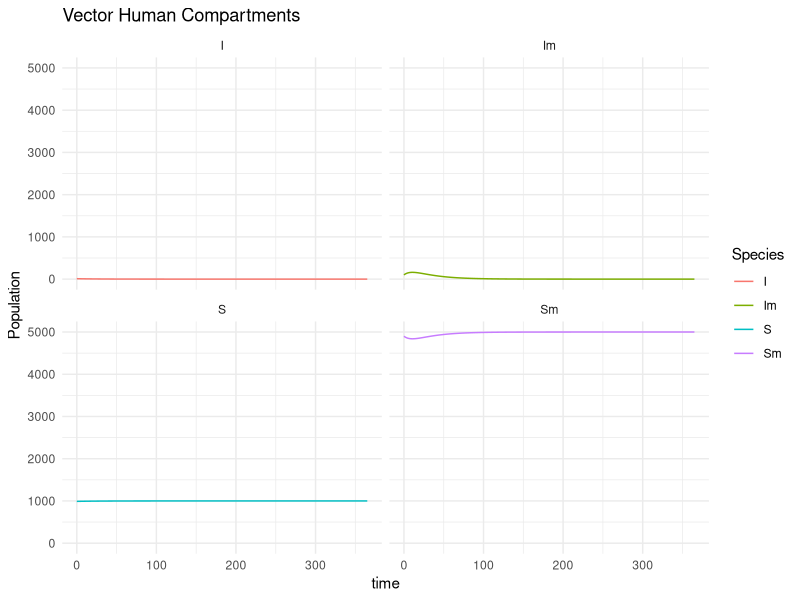
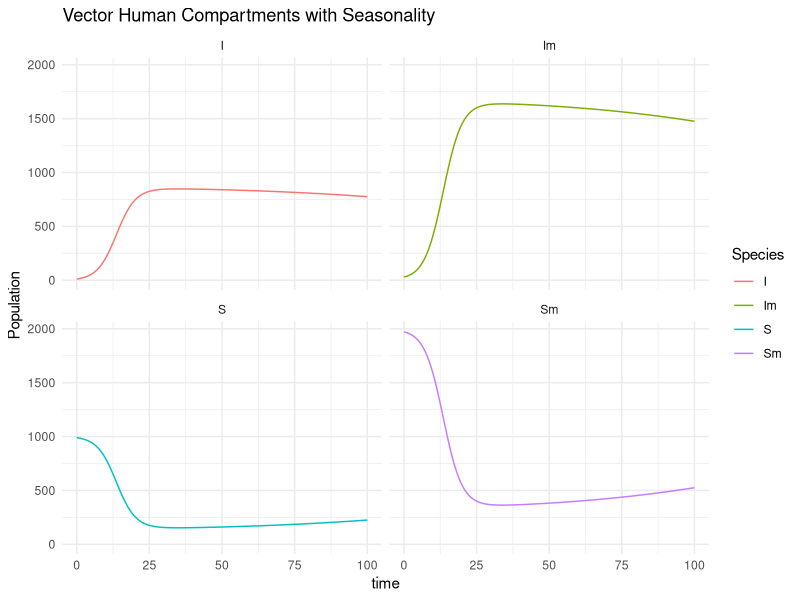

Generate these figures, in order, with R:
library(tidyverse)
library(deSolve)

### Define the model equations ###
vector_human <- function(t, x, parms) {
  with(as.list(c(parms, x)), {
    
    # Total Populations
    M <- Sm + Im
    H <- S + I
    
    # Vector Equations
    dSm <- mu * M - beta * I / H * Sm - mu * Sm
    dIm <- beta * I / H * Sm - mu * Im
    
    # Human Equations
    dS <- -alpha * Im / H * S + gamma * I
    dI <- alpha * Im / H * S - gamma * I
    
    output <- c(dSm, dIm, dS, dI)
    list(output)
  })
}

# Initialize the compartments
start <- c(
  Sm = 4900,
  Im = 100,
  S = 990,
  I = 10
)

# Define parameters
parms <- c(
  mu = 0.1,
  alpha = (0.3*0.01*0.03),
  beta = 0.5,
  gamma = 1/25
)

# Define time interval
times <- seq(0, 365)

# Solve vector equations
Vector_model <- ode(
  times = times,
  parms = parms,
  func = vector_human,
  y = start
)
View(Vector_model)
# Plotting the results
vmplot <- as_tibble(as.data.frame(Vector_model)) %>%
  pivot_longer(names_to = "variable", cols = !1)

vmplot %>%
  group_by(variable) %>%
  ggplot(aes(x = time, y = value, colour = variable)) +  
  geom_line() +  
  theme_minimal() +
  labs(title = "Vector Human Compartments", y = "Population", colour = "Species") +
  facet_wrap(~variable)

# Adding seasonality to the model
### Definition of equations
vector_human_seas <- function(t, x, parms) {
  with(as.list(c(parms, x)), {
    
    # Total Population
    M = Sm + Im
    H = S + I
    
    # Adding seasonality
    seas <- 1 + amp * cos(2 * pi * (t / 365 - phi))  # 
    
    # Vector Equations
    dSm <- mu * M - seas * beta * I / H * Sm - mu * Sm
    dIm <- seas * beta * I / H * Sm - mu * Im   
    
    # Human equations
    dS <- -seas * alpha * Im / H * S + gamma * I
    dI <- seas * alpha * Im / H * S - gamma * I
    
    output <- c(dSm, dIm, dS, dI)
    list(output)    
  })
}

# Initialization
start <- c(
  Sm = 1970,
  Im = 30,
  S = 990,
  I = 10
)

# Add new parameter
parms <- c(
  mu = 1/15,
  beta = 0.25,
  alpha = 0.12,
  amp = 0.5,
  gamma = 1/20,
  phi = 1
)

# Define time interval
times <- seq(0, 100, 0.1)

# Solve vector equations
Vector_model_seas <- ode(
  times = times,
  parms = parms,
  func = vector_human_seas,
  y = start
)

# Plotting the results
vmplot <- as_tibble(as.data.frame(Vector_model_seas)) %>%
  pivot_longer(names_to = "variable", cols = !1)

vmplot %>%
  group_by(variable) %>%
  ggplot(aes(x = time, y = value, colour = variable)) +  
  geom_line() +  
  theme_minimal() +
  labs(title = "Vector Human Compartments with Seasonality", y = "Population", colour = "Species") +
  facet_wrap(~variable)
